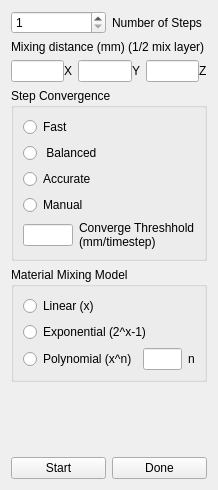
<?xml version="1.0" encoding="UTF-8"?>
<ui version="4.0">
 <class>TensileDlg</class>
 <widget class="QWidget" name="TensileDlg">
  <property name="geometry">
   <rect>
    <x>0</x>
    <y>0</y>
    <width>218</width>
    <height>490</height>
   </rect>
  </property>
  <property name="windowTitle">
   <string>Tensile Test</string>
  </property>
  <layout class="QVBoxLayout" name="verticalLayout_3">
   <item>
    <layout class="QHBoxLayout" name="horizontalLayout_3">
     <item>
      <widget class="QSpinBox" name="NumStepSpin">
       <property name="minimum">
        <number>1</number>
       </property>
       <property name="maximum">
        <number>10000</number>
       </property>
       <property name="singleStep">
        <number>10</number>
       </property>
      </widget>
     </item>
     <item>
      <widget class="QLabel" name="label">
       <property name="text">
        <string>Number of Steps</string>
       </property>
      </widget>
     </item>
    </layout>
   </item>
   <item>
    <widget class="QLabel" name="label_3">
     <property name="text">
      <string>Mixing distance (mm) (1/2 mix layer)</string>
     </property>
    </widget>
   </item>
   <item>
    <layout class="QHBoxLayout" name="horizontalLayout_8">
     <item>
      <layout class="QHBoxLayout" name="horizontalLayout_4">
       <property name="spacing">
        <number>0</number>
       </property>
       <item>
        <widget class="QLineEdit" name="XMixRadiusEdit"/>
       </item>
       <item>
        <widget class="QLabel" name="label_5">
         <property name="text">
          <string>X</string>
         </property>
        </widget>
       </item>
      </layout>
     </item>
     <item>
      <layout class="QHBoxLayout" name="horizontalLayout_5">
       <property name="spacing">
        <number>0</number>
       </property>
       <item>
        <widget class="QLineEdit" name="YMixRadiusEdit"/>
       </item>
       <item>
        <widget class="QLabel" name="label_6">
         <property name="text">
          <string>Y</string>
         </property>
        </widget>
       </item>
      </layout>
     </item>
     <item>
      <layout class="QHBoxLayout" name="horizontalLayout_7">
       <property name="spacing">
        <number>0</number>
       </property>
       <item>
        <widget class="QLineEdit" name="ZMixRadiusEdit"/>
       </item>
       <item>
        <widget class="QLabel" name="label_7">
         <property name="text">
          <string>Z</string>
         </property>
        </widget>
       </item>
      </layout>
     </item>
    </layout>
   </item>
   <item>
    <widget class="QGroupBox" name="groupBox">
     <property name="title">
      <string>Step Convergence</string>
     </property>
     <layout class="QVBoxLayout" name="verticalLayout_2">
      <item>
       <widget class="QRadioButton" name="FastRadio">
        <property name="text">
         <string>Fast</string>
        </property>
       </widget>
      </item>
      <item>
       <widget class="QRadioButton" name="BalancedRadio">
        <property name="text">
         <string> Balanced</string>
        </property>
       </widget>
      </item>
      <item>
       <widget class="QRadioButton" name="AccurateRadio">
        <property name="text">
         <string>Accurate</string>
        </property>
       </widget>
      </item>
      <item>
       <widget class="QRadioButton" name="ManualRadio">
        <property name="text">
         <string>Manual</string>
        </property>
       </widget>
      </item>
      <item>
       <layout class="QHBoxLayout" name="horizontalLayout_6">
        <item>
         <widget class="QLineEdit" name="ConvThreshEdit"/>
        </item>
        <item>
         <widget class="QLabel" name="label_2">
          <property name="text">
           <string>Converge Threshhold
(mm/timestep)</string>
          </property>
         </widget>
        </item>
       </layout>
      </item>
     </layout>
    </widget>
   </item>
   <item>
    <widget class="QGroupBox" name="MixModelGroup">
     <property name="title">
      <string>Material Mixing Model</string>
     </property>
     <layout class="QVBoxLayout" name="verticalLayout">
      <item>
       <widget class="QRadioButton" name="mm_LinearButton">
        <property name="text">
         <string>Linear (x)</string>
        </property>
       </widget>
      </item>
      <item>
       <widget class="QRadioButton" name="mm_ExpButton">
        <property name="text">
         <string>Exponential (2^x-1)</string>
        </property>
       </widget>
      </item>
      <item>
       <layout class="QHBoxLayout" name="horizontalLayout_2">
        <item>
         <widget class="QRadioButton" name="mm_PolyButton">
          <property name="text">
           <string>Polynomial (x^n)</string>
          </property>
         </widget>
        </item>
        <item>
         <spacer name="horizontalSpacer">
          <property name="orientation">
           <enum>Qt::Horizontal</enum>
          </property>
          <property name="sizeHint" stdset="0">
           <size>
            <width>40</width>
            <height>20</height>
           </size>
          </property>
         </spacer>
        </item>
        <item>
         <widget class="QLineEdit" name="PolyExpEdit">
          <property name="sizePolicy">
           <sizepolicy hsizetype="Maximum" vsizetype="Fixed">
            <horstretch>0</horstretch>
            <verstretch>0</verstretch>
           </sizepolicy>
          </property>
         </widget>
        </item>
        <item>
         <widget class="QLabel" name="label_4">
          <property name="text">
           <string>n</string>
          </property>
         </widget>
        </item>
       </layout>
      </item>
     </layout>
    </widget>
   </item>
   <item>
    <spacer name="verticalSpacer">
     <property name="orientation">
      <enum>Qt::Vertical</enum>
     </property>
     <property name="sizeHint" stdset="0">
      <size>
       <width>20</width>
       <height>40</height>
      </size>
     </property>
    </spacer>
   </item>
   <item>
    <layout class="QHBoxLayout" name="horizontalLayout">
     <item>
      <widget class="QPushButton" name="StartButton">
       <property name="text">
        <string>Start</string>
       </property>
      </widget>
     </item>
     <item>
      <widget class="QPushButton" name="DoneButton">
       <property name="text">
        <string>Done</string>
       </property>
      </widget>
     </item>
    </layout>
   </item>
  </layout>
 </widget>
 <resources/>
 <connections/>
</ui>
